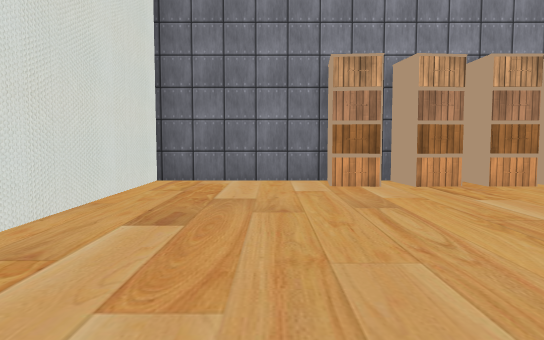
view 1 (above)

15 first-person views from a walk through a 3-D level made in the Unity game engine. The camera is 1.2 m above the floor, tilts 4° down and sees 70° across. Doors are open. The floor is counted in squares, 1 m on a side. Each view is taken from the middle of a square. On the plan, view 1 faces up. The plan holds only what a view shows up to about 15 squares ahead; the rest is blank. The place goes on beyond the plan. The player is left out. Some surface patterns are stand-ins.

view 2
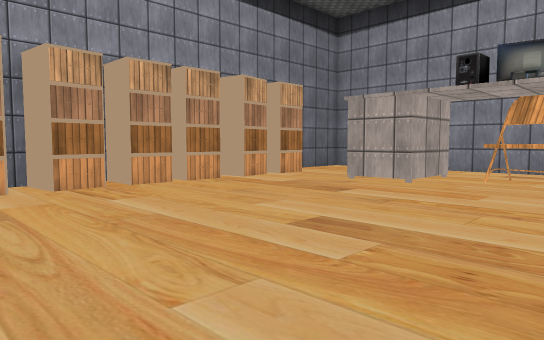

view 3
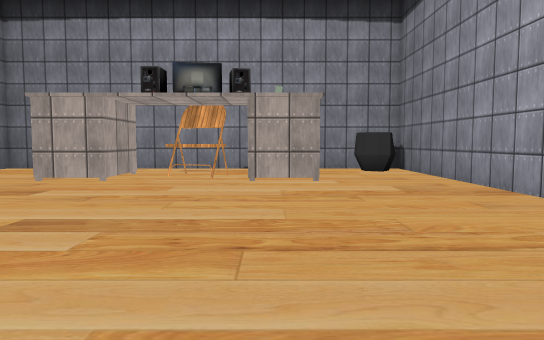

view 4
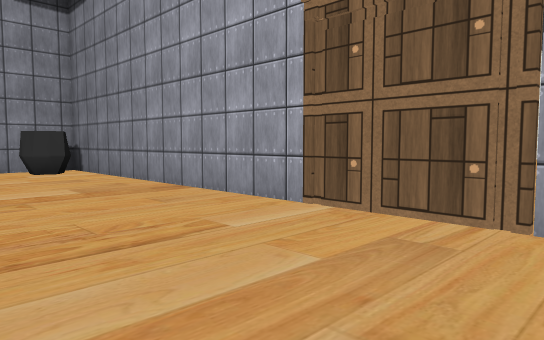

view 5
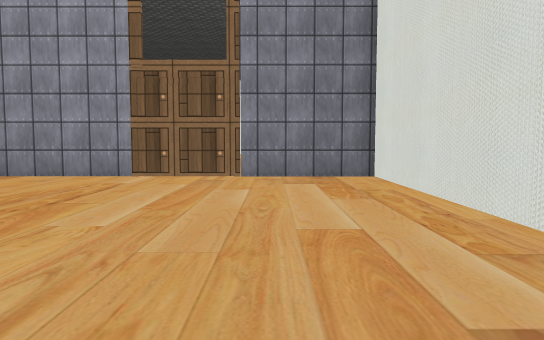

view 6
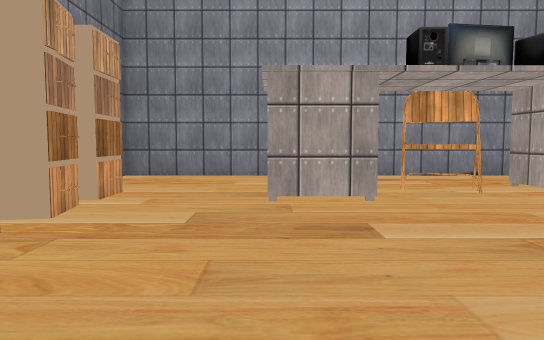

view 7
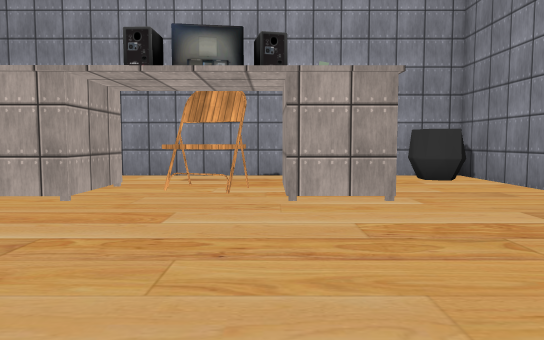

view 8
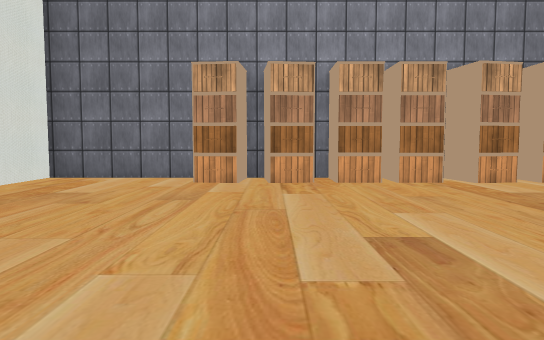

view 9
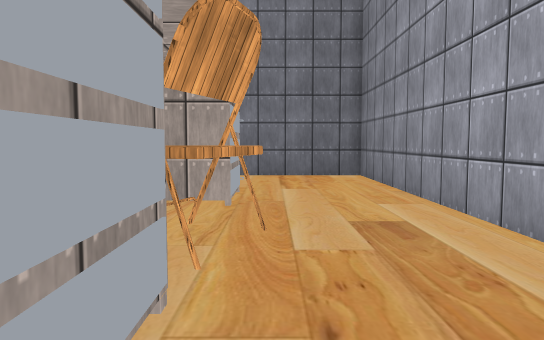

view 10
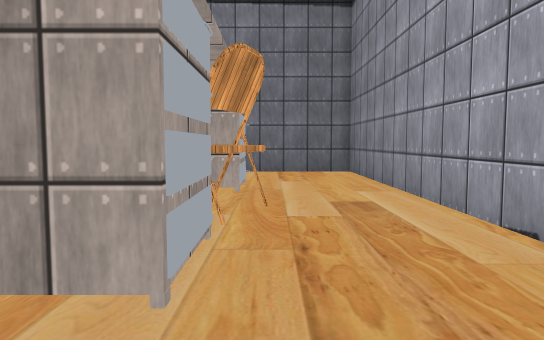

view 11
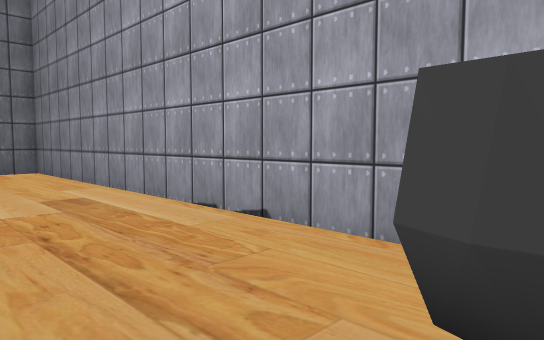

view 12
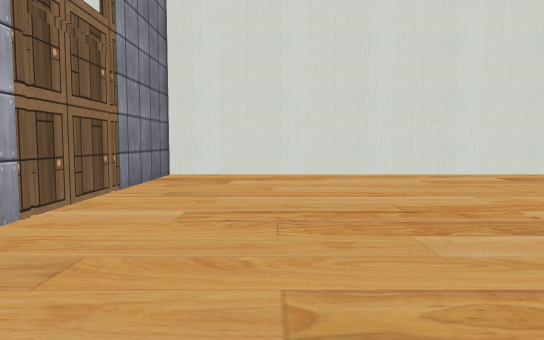

view 13
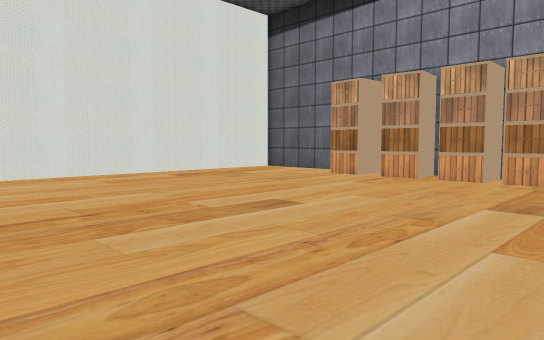

view 14
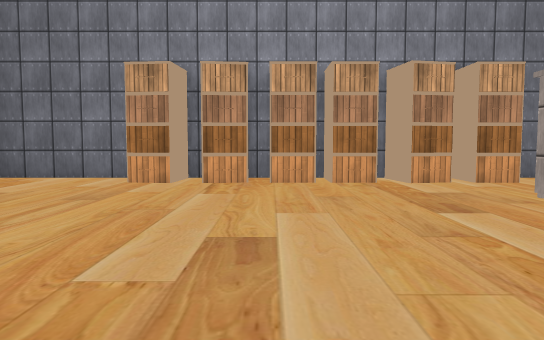

view 15
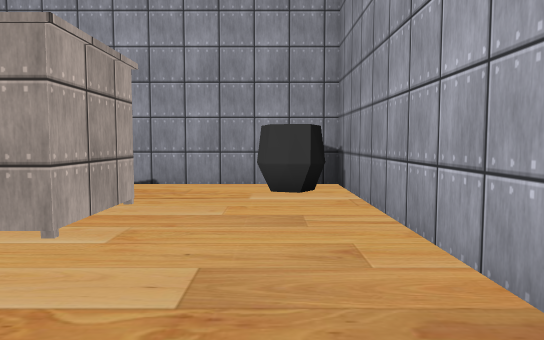

### Floor plan
Points are (right, up) in squares from view 1. A wall is a line through its corners. A room is listed if a view was taken in it or the views show most of it. See-through windows are left out.
Room 1 (views 1, 2, 3, 4, 5, 6, 7, 8, 9, 10, 11, 12, 13, 14, 15)
walls: (14.2, 5.4) (14.2, 5) (11.5, 5) (11.5, 7.2); (6.6, 10.7) (5.9, 10.7) (5.9, 12.4) (5.1, 12.4); (13.6, -1.4) (11.5, -1.4) (11.5, 0.7) (12.4, 0.7); (10.5, 10.6) (10.1, 10.5) (9.8, 12.1); (3.8, 11.3) (3.7, 12.4) (3.2, 12.4) (3, 10.6) (2.4, 10.7); (7.8, 12.4) (7.3, 12.4); (12.5, 10.7) (12.1, 10.7) (12.1, 12.2); (1.7, 11.4) (1.8, 12.4) (-3.7, 12.4) (-3.7, -5.9) (18.3, -5.9) (18.3, 12.4) (13.8, 12.4)
ways out: open door at (3, -6)
objects: other object (2, 11); other object (7, 11); other object (8, 11) to (9, 11); other object (13, -1) to (14, 0); other object (13, 2) to (15, 3); other object (13, 6) to (14, 6); other object (13, 11) to (13, 12); other object (16, -5) to (18, -4)

Where each view was taken, in squares from view 1:
view 1: 0 up, 0 right, facing up
view 2: 0 up, 1 right, facing up-right
view 3: 0 up, 0 right, facing right
view 4: 0 up, 0 right, facing down-right
view 5: 8 up, 0 right, facing down
view 6: 7 up, 4 right, facing right
view 7: 1 up, 4 right, facing right
view 8: 1 down, 4 right, facing up
view 9: 2 down, 15 right, facing up
view 10: 4 down, 15 right, facing up
view 11: 5 down, 14 right, facing up-right
view 12: 2 down, 11 right, facing left
view 13: 2 down, 11 right, facing up-left
view 14: 1 down, 6 right, facing up
view 15: 4 down, 7 right, facing right
